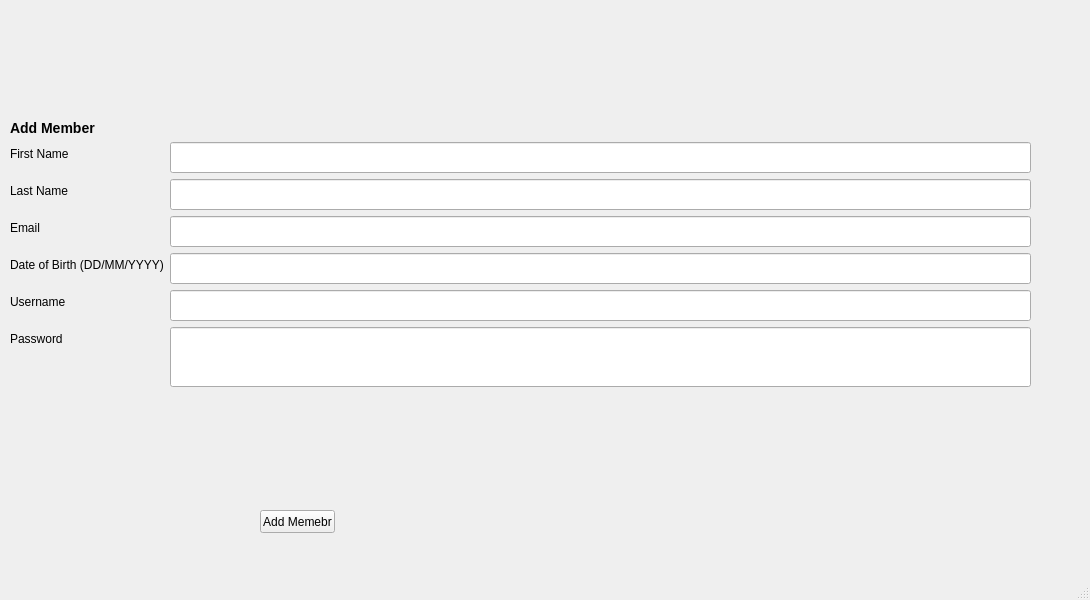
<?xml version="1.0" encoding="UTF-8"?>
<ui version="4.0">
 <class>adminAddMember</class>
 <widget class="QMainWindow" name="adminAddMember">
  <property name="geometry">
   <rect>
    <x>0</x>
    <y>0</y>
    <width>1090</width>
    <height>600</height>
   </rect>
  </property>
  <property name="windowTitle">
   <string>MainWindow</string>
  </property>
  <widget class="QWidget" name="centralwidget">
   <widget class="QWidget" name="verticalLayoutWidget">
    <property name="geometry">
     <rect>
      <x>10</x>
      <y>120</y>
      <width>1021</width>
      <height>349</height>
     </rect>
    </property>
    <layout class="QVBoxLayout" name="verticalLayout">
     <item>
      <widget class="QLabel" name="label_6">
       <property name="sizePolicy">
        <sizepolicy hsizetype="Preferred" vsizetype="Fixed">
         <horstretch>0</horstretch>
         <verstretch>0</verstretch>
        </sizepolicy>
       </property>
       <property name="styleSheet">
        <string notr="true">QLabel{
	font-weight: bold;
	font-size: 14px;

}</string>
       </property>
       <property name="text">
        <string>Add Member</string>
       </property>
      </widget>
     </item>
     <item>
      <layout class="QFormLayout" name="formLayout">
       <item row="0" column="0">
        <widget class="QLabel" name="label_4">
         <property name="text">
          <string>First Name</string>
         </property>
        </widget>
       </item>
       <item row="0" column="1">
        <widget class="QLineEdit" name="firstNameLineEdit">
         <property name="minimumSize">
          <size>
           <width>0</width>
           <height>31</height>
          </size>
         </property>
         <property name="text">
          <string/>
         </property>
        </widget>
       </item>
       <item row="1" column="0">
        <widget class="QLabel" name="label_5">
         <property name="text">
          <string>Last Name</string>
         </property>
        </widget>
       </item>
       <item row="1" column="1">
        <widget class="QLineEdit" name="lastNameLineEdit">
         <property name="minimumSize">
          <size>
           <width>0</width>
           <height>31</height>
          </size>
         </property>
        </widget>
       </item>
       <item row="2" column="0">
        <widget class="QLabel" name="label_13">
         <property name="text">
          <string>Email</string>
         </property>
        </widget>
       </item>
       <item row="2" column="1">
        <widget class="QLineEdit" name="emailLineEdit">
         <property name="minimumSize">
          <size>
           <width>0</width>
           <height>31</height>
          </size>
         </property>
        </widget>
       </item>
       <item row="3" column="0">
        <widget class="QLabel" name="label_20">
         <property name="sizePolicy">
          <sizepolicy hsizetype="Preferred" vsizetype="Preferred">
           <horstretch>0</horstretch>
           <verstretch>0</verstretch>
          </sizepolicy>
         </property>
         <property name="minimumSize">
          <size>
           <width>0</width>
           <height>0</height>
          </size>
         </property>
         <property name="maximumSize">
          <size>
           <width>16777185</width>
           <height>16777215</height>
          </size>
         </property>
         <property name="text">
          <string>Date of Birth (DD/MM/YYYY)</string>
         </property>
        </widget>
       </item>
       <item row="3" column="1">
        <widget class="QLineEdit" name="dobLineEdit">
         <property name="sizePolicy">
          <sizepolicy hsizetype="Preferred" vsizetype="Preferred">
           <horstretch>0</horstretch>
           <verstretch>0</verstretch>
          </sizepolicy>
         </property>
         <property name="minimumSize">
          <size>
           <width>0</width>
           <height>31</height>
          </size>
         </property>
        </widget>
       </item>
       <item row="4" column="0">
        <widget class="QLabel" name="label_21">
         <property name="sizePolicy">
          <sizepolicy hsizetype="Preferred" vsizetype="Preferred">
           <horstretch>0</horstretch>
           <verstretch>0</verstretch>
          </sizepolicy>
         </property>
         <property name="minimumSize">
          <size>
           <width>0</width>
           <height>0</height>
          </size>
         </property>
         <property name="maximumSize">
          <size>
           <width>16777185</width>
           <height>16777215</height>
          </size>
         </property>
         <property name="text">
          <string>Username</string>
         </property>
        </widget>
       </item>
       <item row="4" column="1">
        <widget class="QLineEdit" name="usernameLineEdit">
         <property name="sizePolicy">
          <sizepolicy hsizetype="Preferred" vsizetype="Preferred">
           <horstretch>0</horstretch>
           <verstretch>0</verstretch>
          </sizepolicy>
         </property>
         <property name="minimumSize">
          <size>
           <width>0</width>
           <height>31</height>
          </size>
         </property>
        </widget>
       </item>
       <item row="5" column="0">
        <widget class="QLabel" name="label_16">
         <property name="sizePolicy">
          <sizepolicy hsizetype="Preferred" vsizetype="Preferred">
           <horstretch>0</horstretch>
           <verstretch>0</verstretch>
          </sizepolicy>
         </property>
         <property name="minimumSize">
          <size>
           <width>0</width>
           <height>0</height>
          </size>
         </property>
         <property name="maximumSize">
          <size>
           <width>16777185</width>
           <height>16777215</height>
          </size>
         </property>
         <property name="text">
          <string>Password</string>
         </property>
        </widget>
       </item>
       <item row="5" column="1">
        <widget class="QLineEdit" name="passwordLineEdit">
         <property name="sizePolicy">
          <sizepolicy hsizetype="Preferred" vsizetype="Preferred">
           <horstretch>0</horstretch>
           <verstretch>0</verstretch>
          </sizepolicy>
         </property>
         <property name="minimumSize">
          <size>
           <width>0</width>
           <height>60</height>
          </size>
         </property>
         <property name="styleSheet">
          <string notr="true">QLineEdit {
	padding: 5px;
}</string>
         </property>
         <property name="alignment">
          <set>Qt::AlignLeading|Qt::AlignLeft|Qt::AlignTop</set>
         </property>
        </widget>
       </item>
      </layout>
     </item>
    </layout>
   </widget>
   <widget class="QPushButton" name="adddMemberButton">
    <property name="geometry">
     <rect>
      <x>260</x>
      <y>510</y>
      <width>75</width>
      <height>23</height>
     </rect>
    </property>
    <property name="text">
     <string>Add Memebr</string>
    </property>
   </widget>
  </widget>
  <widget class="QMenuBar" name="menubar">
   <property name="geometry">
    <rect>
     <x>0</x>
     <y>0</y>
     <width>1090</width>
     <height>21</height>
    </rect>
   </property>
  </widget>
  <widget class="QStatusBar" name="statusbar"/>
 </widget>
 <resources/>
 <connections/>
</ui>
